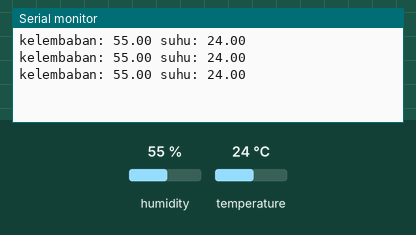
Bench run of a sketch on a simulated Arduino Uno, built with avr-gcc and run on an emulated ATmega328P. Parts: the last lines printed to the serial monitor. Inputs (shaded band) come from the test bench; at power-on: humidity 55 %, temperature 24 °C.

Above: at 2.8 s.
2.9 s: humidity set to 22 %
At 5.5 s:
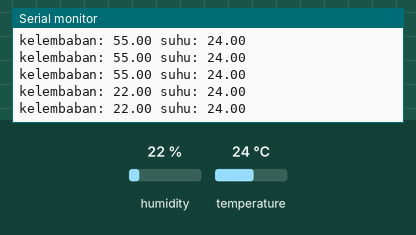
5.6 s: temperature set to 12 °C
At 7.6 s:
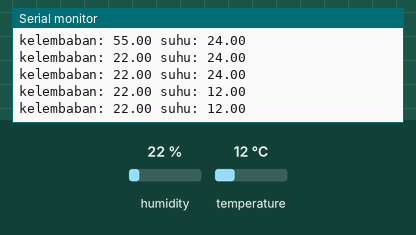
8.3 s: humidity set to 40 %
At 10.0 s:
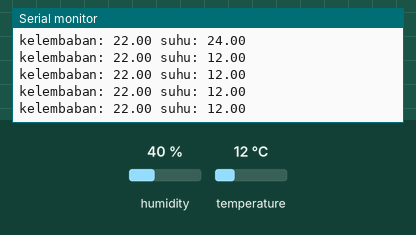
Timing chart, 0 to 11.5 s (numbered marks = the images above; inputs shaded):
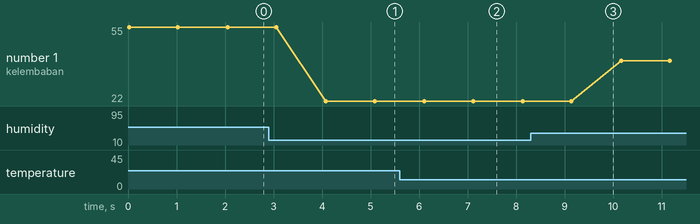

Measured:
- after the input at 2.9 s, the serial monitor: prints a new line after 1.2 s (image 1)
- after the input at 5.6 s, the serial monitor: prints a new line after 0.51 s (image 2)
- plotted number 1: 55 → 22 after the input at 2.9 s, 22 → 40 after the input at 8.3 s

The sketch:

COBA_DHT11.ino
```cpp
#include<SoftwareSerial.h>
SoftwareSerial SUART(2, 3); //SRX=Dpin-2; STX-DPin-3
#include <DHT.h>
DHT dht(4, DHT11); //Pin, Jenis DHT

void setup(){
 Serial.begin(115200);
 dht.begin();
 SUART.begin(115200); //enable SUART Port
}

void loop(){
 double kelembaban = dht.readHumidity();
 double suhu = dht.readTemperature();

 Serial.print("kelembaban: ");
 Serial.print(kelembaban);
 Serial.print(" ");
 Serial.print("suhu: ");
 Serial.println(suhu);

 SUART.print(
'A' + String((double)suhu) +
'B' + String((double)kelembaban));

  delay(1000);
}
```
